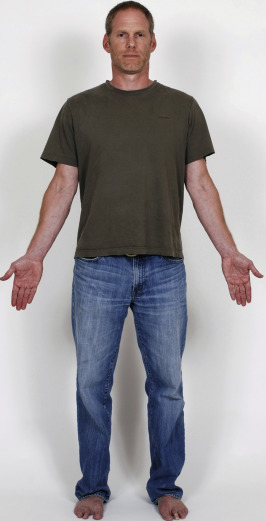
#> input picture Test Code/Images/Human.jpg, 266 x 521 px, given in place of women.jpg, which was not available
$ python Detection.py
#> lines starting #> are read from the running program, lines starting #| are printed output that depends on the picture; after the words box and inside, x2 and y2 are one past the last pixel; in counts of white or black regions, pixels touching at a corner belong together; pictures that were not available may be replaced by others from this repository, and a replacement may not be noted
### Test Code/star_skeleton.py
# Importing Libraries
import math

import numpy as np
import cv2 as cv
import imutils
from matplotlib import pyplot as plt
from scipy.signal import savgol_filter


# Global Variables
N = 0                                                                   # For Number of Contour Points
x_co_ordinates = []                                                     # For X-Coordinates of Contour Points
y_co_ordinates = []                                                     # For Y-Coordinates of Contour Points
kernel = cv.getStructuringElement(cv.MORPH_ELLIPSE, (9, 9))             # Ellipsoid Kernel


def plot_graph(x, y, title, x_label, y_label):
    """Plot a Graph for the Given X and Y values"""

    plt.plot(x, y)

    plt.title(title)
    plt.xlabel(x_label)
    plt.ylabel(y_label)

    plt.show(block=True)
    plt.interactive(False)


class StarSkeleton:
    def __init__(self, path):
        original_img = cv.imread(path)

        gray = cv.cvtColor(original_img, cv.COLOR_BGR2GRAY)
        gray = cv.GaussianBlur(gray, (3, 3), 0)

        edged = self.auto_canny(gray)

        dilated = cv.dilate(edged, kernel)
        contours, _ = cv.findContours(dilated, cv.RETR_TREE, cv.CHAIN_APPROX_NONE)
        contour_points = max(contours, key=cv.contourArea)

        cv.drawContours(original_img, contour_points, -1, (0, 255, 0), 4)

        centroid = self.calc_centroid(contour_points)
        cv.circle(original_img, centroid, 6, (0, 0, 255), thickness=cv.FILLED)

        extreme_points = self.calc_extreme_points(centroid)
        for point in extreme_points:
            cv.circle(original_img, tuple(contour_points[point][0]), 6, (0, 0, 255), thickness=cv.FILLED)
            cv.line(original_img, centroid, tuple(contour_points[point][0]), (255, 255, 0), 2)

        cv.imshow("Orignal Image", original_img)
        cv.imshow("Edge Image", edged)

        cv.waitKey(0)

    @staticmethod
    def auto_canny(image, sigma=0.33):
        """Canny Edge Detection with Automatic Thresholding By Computing Median of the Image"""

        v = np.median(image)                                                # Compute the median of the single channel pixel intensities
        lower = int(max(0, (1.0 - sigma) * v))                              # Lower threshold
        upper = int(min(255, (1.0 + sigma) * v))                            # Upper threshold
        edged = cv.Canny(image, lower, upper)                               # Canny Edge Detection

        return edged                                                        # return the edged image

    @staticmethod
    def calc_centroid(contour_points):
        """Calculate Centroid of a Given Contour Points List"""

        global N, x_co_ordinates, y_co_ordinates                                # Accessing Global Variables

        N = len(contour_points)                                                 # Number of Contour Points
        x_co_ordinates = [contour_points[x][0][0] for x in range(N)]            # Extracting X-Coordinates of Contour Points
        y_co_ordinates = [contour_points[y][0][1] for y in range(N)]            # Extracting Y-Coordinates of Contour Points

        ##########################################
        ## Formula for Coordinates of centroid:
        ##      Xc = (Σ Xi) / N
        ##      Yc = (Σ Yi) / N
        ##########################################

        Xc = int((1 / N) * sum(x_co_ordinates))                                 # X-Coordinate of Centroid
        Yc = int((1 / N) * sum(y_co_ordinates))                                 # Y-Coordinate of Centroid

        return Xc, Yc                                                           # Return Centroid

    @staticmethod
    def calc_extreme_points(centroid):
        """Calculate the Coordinates of features like Head, Hands, Legs based on their Distance form Centroid"""

        global N, x_co_ordinates, y_co_ordinates                                # Accessing Global Variables

        Xc = centroid[0]                                                        # X-Coordinate of Centroid
        Yc = centroid[1]                                                        # Y-Coordinate of Centroid

        di = []                                                                 # List of Distances of all points from centroid

        ###################################################
        ## Formula for Distance of a Point from centroid:
        ##      d = √((Xi - Xc)² + (Yi - Yc)²)
        ###################################################
        for i in range(N):
            d = int(math.sqrt(((x_co_ordinates[i] - Xc) ** 2) + (y_co_ordinates[i] - Yc) ** 2))
            di.append(d)

        x = np.array(range(N))                                                  # Converting into Numpy Array
        di = np.array(di)

        x = savgol_filter(x, 111, 3)                                            # Smoothing the Curve
        y = savgol_filter(di, 111, 3)                                           # Smoothing the Curve

        #########################################################################################
        ## Formula for Peaks: A graph has a peak if dy/dx changes from +ve to -ve and Vice-Versa
        #########################################################################################

        peaks = (np.diff(y) / np.diff(x))
        local_maxima = {}                                                  # Local Maxima { point : distance }

        for index, peak in enumerate(peaks[:N - 2]):
            if peak > 0 >= peaks[index + 1]:
                local_maxima[index] = di[index]
            elif peak < 0 <= peaks[index + 1]:
                local_maxima[index] = di[index]

        features = []                                                      # Coordinated of the Desired Features
        for _ in range(5):                                                 # Selecting the 5 Points based on their Distance
            distance = max(local_maxima, key=lambda k: local_maxima[k])
            features.append(distance)
            local_maxima.pop(distance)

        plot_graph(x, y,'Extreme Points', 'Border Points i', 'di')         # Plotting the Graph of Points wrt their Distances

        return features                                                    # Returning Feature List


path = r"Images\women.jpg"
skeleton = StarSkeleton(path)
#> in __init__, original_img is the input picture: shape (521, 266, 3); mean B, G, R 160.6, 157.6, 160.4
#> in __init__, `gray = cv.cvtColor(original_img, cv.COLOR_BGR2GRAY)`:
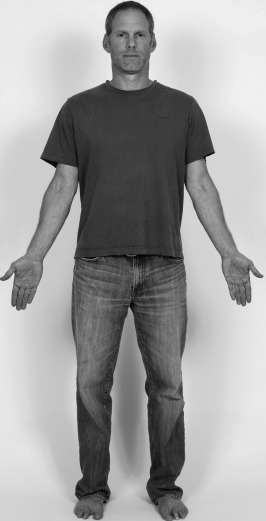
#> gray: shape (521, 266); min 2, max 243, mean 158.8
#> in auto_canny, `v = np.median(image)`: v = 197
#> in auto_canny, `lower = int(max(0, (1.0 - sigma) * v))`: lower = 131
#> in auto_canny, `upper = int(min(255, (1.0 + sigma) * v))`: upper = 255
#> in auto_canny, `edged = cv.Canny(image, lower, upper)`:
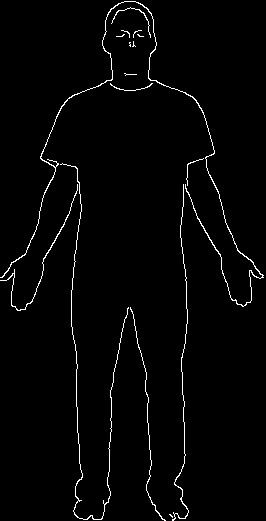
#> edged: shape (521, 266); 2% white in thin lines or dots
#> in __init__, `dilated = cv.dilate(edged, kernel)`:
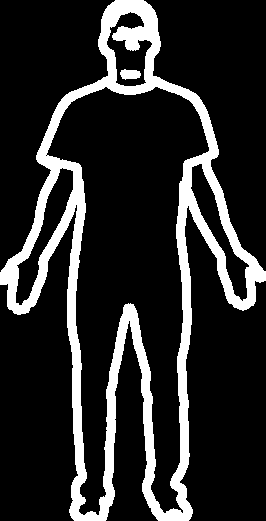
#> dilated: shape (521, 266); 16.5% white; 2 white regions
#> in __init__, `contours, _ = cv.findContours(dilated, cv.RETR_TREE, cv.CHAIN_APPROX_N..`: contours = 7 contours, 1 with area under 20; largest, box (x1, y1, x2, y2) and area: (0, 0, 266, 521) 62741, (46, 86, 210, 516) 36008, (15, 167, 74, 306) 2314, (190, 163, 250, 302) 2174, (106, 11, 153, 87) 1786, (120, 69, 141, 80) 146
#> in __init__, `contour_points = max(contours, key=cv.contourArea)`: contour_points = contour of 2080 points, box (x1, y1, x2, y2) (0, 0, 266, 521), area 62741
#> in __init__, `cv.drawContours(original_img, contour_points, -1, (0, 255, 0), 4)`:
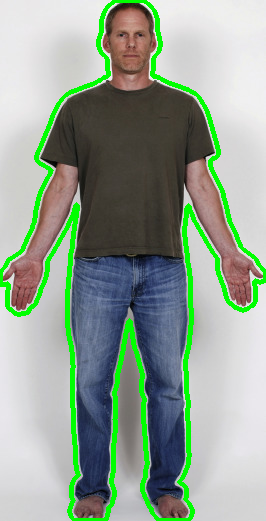
#> original_img: shape (521, 266, 3); 7.27% of pixels changed, all inside (x1, y1, x2, y2) = (0, 0, 266, 521)
#> in calc_centroid, `N = len(contour_points)`: N = 2080
#> in calc_centroid, `x_co_ordinates = [contour_points[x][0][0] for x in range(N)]`: x_co_ordinates = 2080 values, max 265 at index 1738, min 0 at index 308, mean 129.5
#> in calc_centroid, `y_co_ordinates = [contour_points[y][0][1] for y in range(N)]`: y_co_ordinates = 2080 values, max 520 at index 800, min 0 at index 0, mean 290.9
#> in calc_centroid, `Xc = int((1 / N) * sum(x_co_ordinates))`: Xc = 129
#> in calc_centroid, `Yc = int((1 / N) * sum(y_co_ordinates))`: Yc = 290
#> in __init__, `centroid = self.calc_centroid(contour_points)`: centroid = (129, 290)
#> in __init__, `cv.circle(original_img, centroid, 6, (0, 0, 255), thickness=cv.FILLED)`: original_img: shape (521, 266, 3); 0.08% of pixels changed, all inside (x1, y1, x2, y2) = (123, 284, 136, 297)
#> in calc_extreme_points, `Xc = centroid[0]`: Xc = 129
#> in calc_extreme_points, `Yc = centroid[1]`: Yc = 290
#> the loop in calc_extreme_points, `for i in range(N):` made 2080 passes
#> d on passes 1 to 3: 290, 289, 288
#> after the loop in calc_extreme_points, `for i in range(N):`: di = 2080 values, max 290 at index 0, min 30 at index 1032, mean 143
#> in calc_extreme_points, `y = savgol_filter(di, 111, 3)`: y = 2080 values, max 291.3 at index 2066, min 40.38 at index 1032, mean 143
#> in calc_extreme_points, `peaks = (np.diff(y) / np.diff(x))`: peaks = 2079 values, max 1.17 at index 1074, min -1.17 at index 989, mean -0.00061
#> the loop in calc_extreme_points, `for index, peak in enumerate(peaks[:N - 2]):` made 2078 passes
#> peak on passes 1 to 3: -0.647, -0.667, -0.686
#> after the loop in calc_extreme_points, `for index, peak in enumerate(peaks[:N - 2]):`: local_maxima = 14 items
#> the loop in calc_extreme_points, `for _ in range(5):` made 5 passes
#> distance on passes 1 to 5: 2065, 811, 1250, 1733, 322
#> after the loop in calc_extreme_points, `for _ in range(5):`: features = [2065, 811, 1250, 1733, 322]; local_maxima = 9 items
#> in plot_graph, `plt.show(block=True)`:
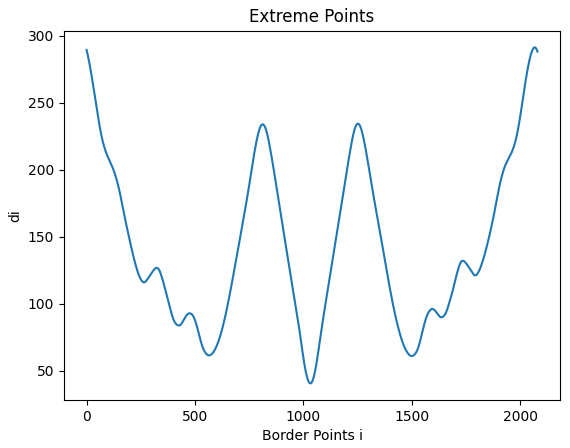
#> figure drawn by matplotlib, 1 panel; curve peaks at x = 2066, y = 291.3
#> in __init__, `extreme_points = self.calc_extreme_points(centroid)`: extreme_points = [2065, 811, 1250, 1733, 322]
#> the loop in __init__, `for point in extreme_points:` made 5 passes
#> after the loop in __init__, `for point in extreme_points:`:
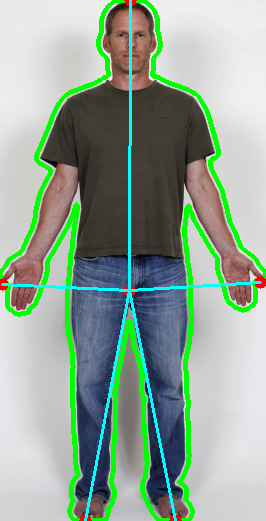
#> original_img: shape (521, 266, 3); mean B, G, R 149.8, 165.1, 144.8

### Test Code/PoseEstimation.py
import cv2
import mediapipe as mp
import time
import math


class poseDetector():

    def __init__(self, mode=False, upBody=False, smooth=True,
                 detectionCon=0.5, trackCon=0.5):

        self.mode = mode
        self.upBody = upBody
        self.smooth = smooth
        self.detectionCon = detectionCon
        self.trackCon = trackCon

        self.mpDraw = mp.solutions.drawing_utils
        self.mpPose = mp.solutions.pose
#> (the run stopped early here; a loop or call above may not have finished)
